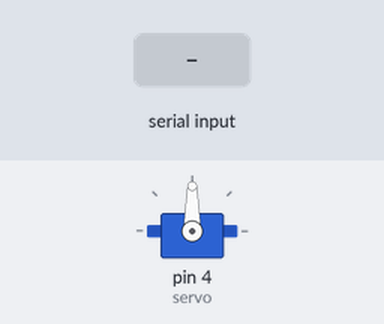
Bench run of a sketch on a simulated Arduino Uno, built with avr-gcc and run on an emulated ATmega328P. On the bench: servo. Inputs (shaded band) come from the test bench.

Above: at 1.2 s.
1.3 s: "deschide\n" received over Serial
At 2.0 s:
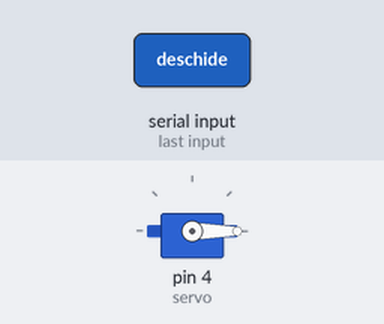
2.8 s: "inchide\n" received over Serial
At 4.3 s:
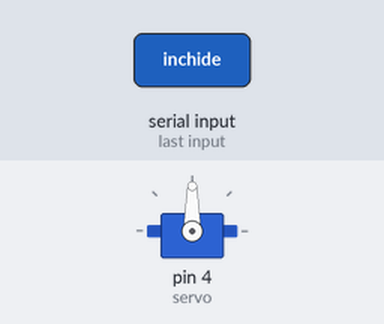
Timing chart, 0 to 5.8 s (numbered marks = the images above; inputs shaded):
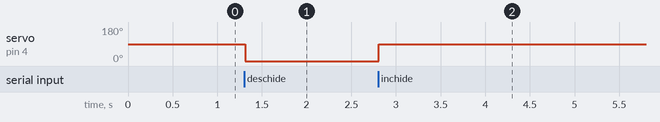

Measured:
- after the input at 1.3 s, servo on pin 4 (servo): 90° → 0° at once
- after the input at 2.8 s, servo on pin 4 (servo): 0° → 90° at once

The sketch:

proiect_pa2.ino
```cpp
#include <Servo.h>
Servo servo;

void setup() {
  servo.attach(4);
  Serial.begin(9600);
}

void loop() {
  if (Serial.available()) {
    String j = Serial.readStringUntil('\n');
    j.trim();

    if (j == "deschide") {
      for (int p = 180; p >= 0; p -= 15)
        servo.write(p);


    } else if (j == "inchide") {
      for (int p = 0; p <= 90; p += 15) {
        servo.write(p);
      }
    }
  }
}
```
